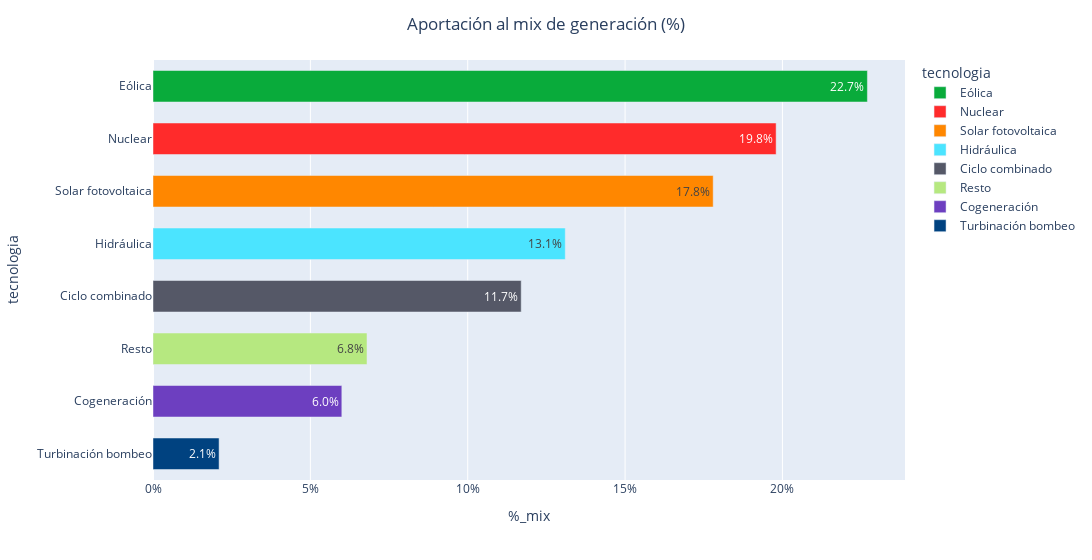

The notebook cell saved with this chart:
### Code cell
graf_FC_mix=px.bar(df_out_ratio_select_mix,x='%_mix',y='tecnologia',
                    orientation='h',
                    color=df_out_ratio_select_mix['tecnologia'], 
                    hover_name=df_out_ratio_select_mix['tecnologia'],
                    color_discrete_map=colores_tecnologia,
                    width=1300,
                    text_auto=True,
                    hover_data={
                        'tecnologia':False,
                        'gen_TWh':True,
                        'pot_GW':True
                    },
                    text='%_mix'
                    
                    )
graf_FC_mix.update_traces(
    #formateamos el texto de las barras
    texttemplate='%{text:.1%}',
    textposition='inside',  # Coloca el texto en el centro de las burbujas
    #textfont=dict(size=12, color="black"),  # Tamaño y color del texto
    )
graf_FC_mix.update_layout(
    title=dict(
        text='Aportación al mix de generación (%)',
        x=.5,
        xanchor='center',
        
    ),
    xaxis_tickformat='.0%',
    bargap=.4
)

### Figure 1 — Plotly figure (JSON) as saved in the notebook; plotly's stock layout.template omitted (floating-point values rounded to 4 significant figures)
{"data": [{"alignmentgroup": "True", "customdata": [[50.7, 31.6]], "hovertemplate": "<b>%{hovertext}</b><br><br>%_mix=%{text}<br>gen_TWh=%{customdata[0]}<br>pot_GW=%{customdata[1]}<extra></extra>", "hovertext": ["Eólica"], "legendgroup": "Eólica", "marker": {"color": "#09ab3b", "pattern": {"shape": ""}}, "name": "Eólica", "offsetgroup": "Eólica", "orientation": "h", "showlegend": true, "text": [0.227], "textposition": "inside", "texttemplate": "%{text:.1%}", "type": "bar", "x": [0.227], "xaxis": "x", "y": ["Eólica"], "yaxis": "y"}, {"alignmentgroup": "True", "customdata": [[44.2, 7.1]], "hovertemplate": "<b>%{hovertext}</b><br><br>%_mix=%{text}<br>gen_TWh=%{customdata[0]}<br>pot_GW=%{customdata[1]}<extra></extra>", "hovertext": ["Nuclear"], "legendgroup": "Nuclear", "marker": {"color": "#ff2b2b", "pattern": {"shape": ""}}, "name": "Nuclear", "offsetgroup": "Nuclear", "orientation": "h", "showlegend": true, "text": [0.198], "textposition": "inside", "texttemplate": "%{text:.1%}", "type": "bar", "x": [0.198], "xaxis": "x", "y": ["Nuclear"], "yaxis": "y"}, {"alignmentgroup": "True", "customdata": [[39.7, 29.6]], "hovertemplate": "<b>%{hovertext}</b><br><br>%_mix=%{text}<br>gen_TWh=%{customdata[0]}<br>pot_GW=%{customdata[1]}<extra></extra>", "hovertext": ["Solar fotovoltaica"], "legendgroup": "Solar fotovoltaica", "marker": {"color": "#ff8700", "pattern": {"shape": ""}}, "name": "Solar fotovoltaica", "offsetgroup": "Solar fotovoltaica", "orientation": "h", "showlegend": true, "text": [0.178], "textposition": "inside", "texttemplate": "%{text:.1%}", "type": "bar", "x": [0.178], "xaxis": "x", "y": ["Solar fotovoltaica"], "yaxis": "y"}, {"alignmentgroup": "True", "customdata": [[29.3, 17.1]], "hovertemplate": "<b>%{hovertext}</b><br><br>%_mix=%{text}<br>gen_TWh=%{customdata[0]}<br>pot_GW=%{customdata[1]}<extra></extra>", "hovertext": ["Hidráulica"], "legendgroup": "Hidráulica", "marker": {"color": "#4be4ff", "pattern": {"shape": ""}}, "name": "Hidráulica", "offsetgroup": "Hidráulica", "orientation": "h", "showlegend": true, "text": [0.131], "textposition": "inside", "texttemplate": "%{text:.1%}", "type": "bar", "x": [0.131], "xaxis": "x", "y": ["Hidráulica"], "yaxis": "y"}, {"alignmentgroup": "True", "customdata": [[26.1, 26.3]], "hovertemplate": "<b>%{hovertext}</b><br><br>%_mix=%{text}<br>gen_TWh=%{customdata[0]}<br>pot_GW=%{customdata[1]}<extra></extra>", "hovertext": ["Ciclo combinado"], "legendgroup": "Ciclo combinado", "marker": {"color": "#555867", "pattern": {"shape": ""}}, "name": "Ciclo combinado", "offsetgroup": "Ciclo combinado", "orientation": "h", "showlegend": true, "text": [0.117], "textposition": "inside", "texttemplate": "%{text:.1%}", "type": "bar", "x": [0.117], "xaxis": "x", "y": ["Ciclo combinado"], "yaxis": "y"}, {"alignmentgroup": "True", "customdata": [[15.2, 8.5]], "hovertemplate": "<b>%{hovertext}</b><br><br>%_mix=%{text}<br>gen_TWh=%{customdata[0]}<br>pot_GW=%{customdata[1]}<extra></extra>", "hovertext": ["Resto"], "legendgroup": "Resto", "marker": {"color": "#B6E880", "pattern": {"shape": ""}}, "name": "Resto", "offsetgroup": "Resto", "orientation": "h", "showlegend": true, "text": [0.068], "textposition": "inside", "texttemplate": "%{text:.1%}", "type": "bar", "x": [0.068], "xaxis": "x", "y": ["Resto"], "yaxis": "y"}, {"alignmentgroup": "True", "customdata": [[13.3, 5.6]], "hovertemplate": "<b>%{hovertext}</b><br><br>%_mix=%{text}<br>gen_TWh=%{customdata[0]}<br>pot_GW=%{customdata[1]}<extra></extra>", "hovertext": ["Cogeneración"], "legendgroup": "Cogeneración", "marker": {"color": "#6d3fc0", "pattern": {"shape": ""}}, "name": "Cogeneración", "offsetgroup": "Cogeneración", "orientation": "h", "showlegend": true, "text": [0.06], "textposition": "inside", "texttemplate": "%{text:.1%}", "type": "bar", "x": [0.06], "xaxis": "x", "y": ["Cogeneración"], "yaxis": "y"}, {"alignmentgroup": "True", "customdata": [[4.8, 3.3]], "hovertemplate": "<b>%{hovertext}</b><br><br>%_mix=%{text}<br>gen_TWh=%{customdata[0]}<br>pot_GW=%{customdata[1]}<extra></extra>", "hovertext": ["Turbinación bombeo"], "legendgroup": "Turbinación bombeo", "marker": {"color": "#004280", "pattern": {"shape": ""}}, "name": "Turbinación bombeo", "offsetgroup": "Turbinación bombeo", "orientation": "h", "showlegend": true, "text": [0.021], "textposition": "inside", "texttemplate": "%{text:.1%}", "type": "bar", "x": [0.021], "xaxis": "x", "y": ["Turbinación bombeo"], "yaxis": "y"}], "layout": {"bargap": 0.4, "barmode": "relative", "legend": {"title": {"text": "tecnologia"}, "tracegroupgap": 0}, "margin": {"t": 60}, "title": {"text": "Aportación al mix de generación (%)", "x": 0.5, "xanchor": "center"}, "width": 1300, "xaxis": {"anchor": "y", "domain": [0, 1], "tickformat": ".0%", "title": {"text": "%_mix"}}, "yaxis": {"anchor": "x", "categoryarray": ["Turbinación bombeo", "Cogeneración", "Resto", "Ciclo combinado", "Hidráulica", "Solar fotovoltaica", "Nuclear", "Eólica"], "categoryorder": "array", "domain": [0, 1], "title": {"text": "tecnologia"}}}}
